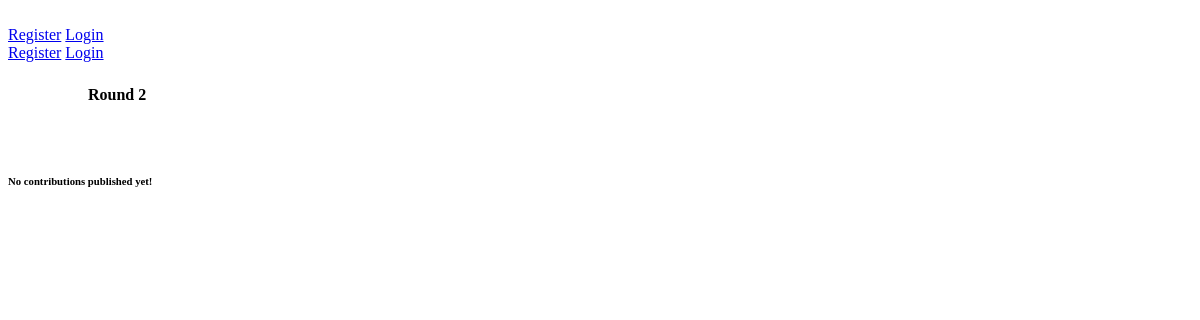
/round/AACE348B, run on an earlier commit of the app's database.
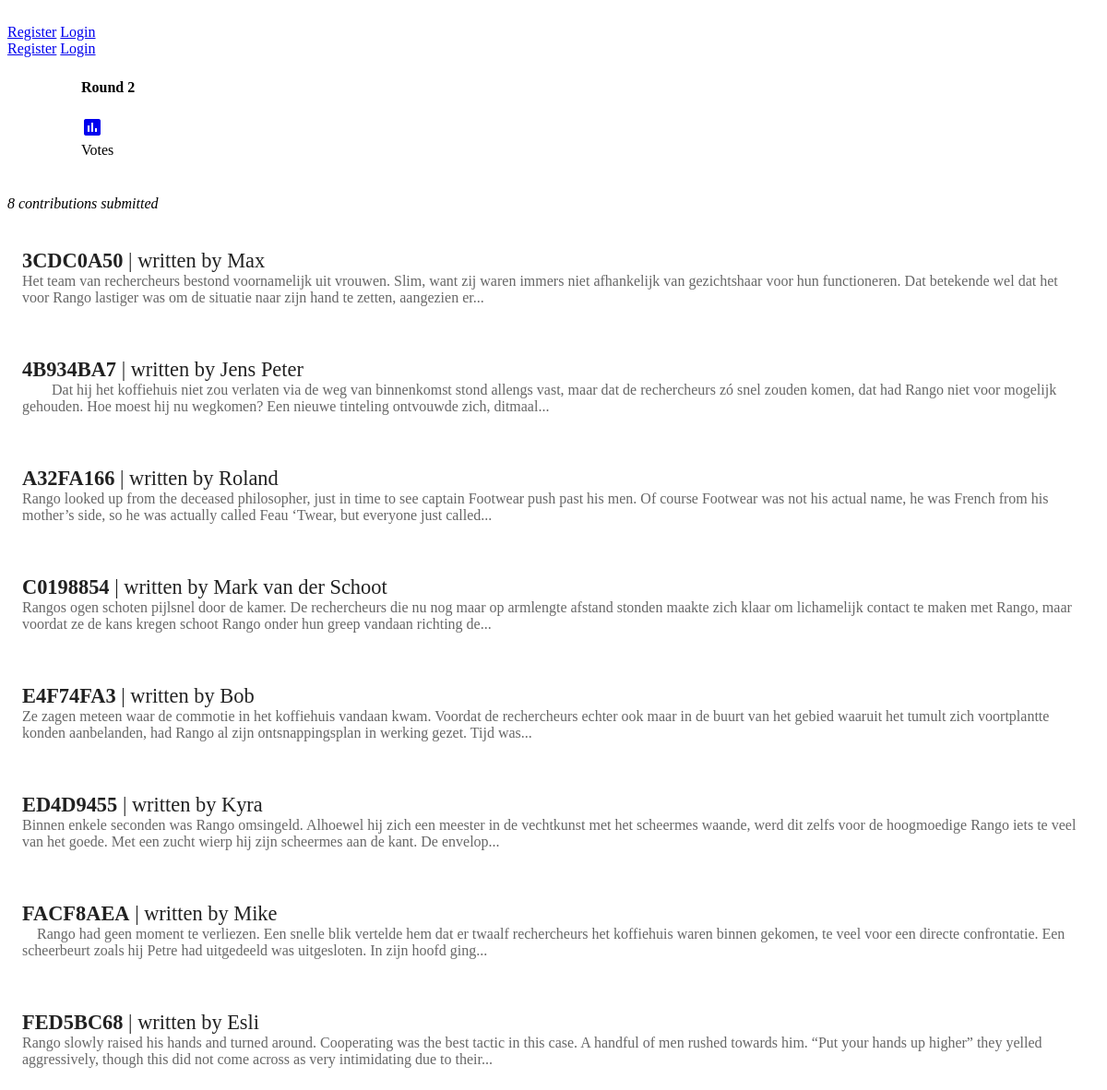
And on a later commit of the database.
### storanonymizer/models.py (models this page shows, shortened)
class Round(db.Model):
	id = db.Column(db.Integer, primary_key=True)
	name = db.Column(db.String())
	code = db.Column(db.String(), unique=True)
	contributions = db.relationship("Contribution", backref="round", lazy="select")
	votes = db.relationship("Vote", backref="round", lazy="select")
	winning_contribution_id = db.Column(db.String())
	story_id = db.Column(db.Integer, db.ForeignKey("story.id"))
	public_authors = db.Column(db.Boolean(), default=False)
	public_contributions = db.Column(db.Boolean(), default=False)
	voting = db.Column(db.Boolean(), default=False)
	public_votes = db.Column(db.Boolean(), default=False)

class Contribution(db.Model):
	id = db.Column(db.Integer, primary_key=True)
	code = db.Column(db.String(), unique=True)
	text = db.Column(db.Text())
	votes = db.relationship("Vote", backref="contribution", lazy="select")
	author_id = db.Column(db.Integer, db.ForeignKey("user.id"))
	round_id = db.Column(db.Integer, db.ForeignKey("round.id"))

class User(db.Model):
	id = db.Column(db.Integer, primary_key=True)
	name = db.Column(db.String(80), unique=True)
	password_hash = db.Column(db.String(1024))
	stories = db.relationship("Story", backref="user", lazy="select")
	contributions = db.relationship("Contribution", backref="author", lazy="select")
	votes = db.relationship("Vote", backref="user", lazy="select")

### storanonymizer/views.py (the view)
@app.route("/round/<round_code>")
def round(round_code):
	round = models.Round.query.filter_by(code=round_code).first_or_404()
	contributions = models.Contribution.query.filter_by(round_id=round.id).order_by(models.Contribution.code).all()
	userHasContributed = False
	if current_user.is_authenticated:
		if models.Contribution.query.filter_by(round_id=round.id, author_id=current_user.id).first():
			userHasContributed = True
	return render_template("round.html", round=round, contributions=contributions, userHasContributed=userHasContributed)

### storanonymizer/templates/round.html (shortened to what this page needs)
{% extends "base.html" %}
{% block content %}
<div class="storanonymizer__title-bar mdl-color--primary mdl-color-text--white">
	<h4 class="storanonymizer__title-bar__title">{{ round.name }}</h4>
	<div class="storanonymizer__title-bar__subtitle">created by {{ round.story.user.name }} in <a href="{{ url_for('story', story_code=round.story.code) }}"><span class="bold">{{ round.story.name }}</span></a></div>
	{% if round.voting or round.public_votes %}
	<a class="storanonymizer__voting-button mdl-button mdl-js-button mdl-button--fab mdl-button--mini-fab mdl-button--colored" id="voting-button" href="{{ url_for('votes', round_code=round.code) }}">
  		<i class="material-icons">assessment</i>
	</a>
	<div class="mdl-tooltip mdl-tooltip--right" for="voting-button">
		Votes
	</div>
	{% endif %}
</div>
<div class="storanonymizer__round-list mdl-grid">
{% if round.public_contributions %}
{% if round.contributions|length > 0 %}
<p><span class="italic">{{ round.contributions|length }} contributions submitted</span></p>
{% endif %}
{% for c in contributions %}
	<div class="storanonymizer__round-list-item mdl-cell--5-col mdl-cell--6-col-tablet mdl-shadow--4dp">
		<div class="storanonymizer__round-list-item__title"><a href="{{ url_for('contribution', contribution_code=c.code) }}"><span class="bold">{{ c.code }}</span>{% if round.public_authors %} | written by {{ c.author.name }} {% else %} {% if c.author.id == current_user.id %} | written by me{% endif %}{% endif %}</a></div>
		<div class="storanonymizer__round-list-item__user">{{ c.text|truncate|safe }}</div>
	</div>
{% else %}
	<h6>No contributions yet!</h6>
{% endfor %}
{% else %}
	<h6>No contributions published yet!</h6>
{% endif %}
</div>
{% endblock %}

### storanonymizer/templates/base.html (shortened to what this page needs)
<!doctype html>
<html lang="en">
	<head>
		<link rel="stylesheet" href="https://code.getmdl.io/1.2.1/material.teal-amber.min.css" />
		<link rel="stylesheet" href="{{ url_for('static', filename='styles.css') }}">
	</head>
	<body>
		<div class="mdl-layout mdl-js-layout mdl-layout--fixed-header">
			<header class="mdl-layout__header mdl-layout__header--scroll">
				<div class="mdl-layout__header-row">
					<span class="mdl-layout-title"><a href="{{ url_for('index') }}">Storanonymizer</a></span>
					<nav class="mdl-navigation mdl-layout--large-screen-only">
					{% if current_user.is_authenticated %}
						<span class="mdl-navigation__link">
							<button id="storanonymizer_user-option-menu" class="mdl-button mdl-js-button mdl-color-text--white">
								{{ current_user.name }} <i class="material-icons">arrow_drop_down</i>
							</button>
							<ul class="mdl-menu mdl-menu--bottom-left mdl-js-menu" for="storanonymizer_user-option-menu">
								<a class="mdl-menu__item" href="{{ url_for('my_stories') }}">My Stories</a>
								<a class="mdl-menu__item" href="{{ url_for('my_contributions') }}">My Contributions</a>
								<a class="mdl-menu__item mdl-color-text--red" href="{{ url_for('logout') }}">Logout</a>
							</ul>
						</span>
					{% else %}
						<span class="mdl-navigation__link"><a class="mdl-button mdl-js-button mdl-color-text--grey-50" href="{{ url_for('register') }}">Register</a></span>
						<span class="mdl-navigation__link"><a class="mdl-button mdl-js-button mdl-button--raised mdl-button--accent" href="{{ url_for('login') }}">Login</a></span>
					{% endif %}
					</nav>
				</div>
			</header>
			<div class="mdl-layout__drawer mdl-layout--small-screen-only">
			{% if current_user.is_authenticated %}
				<span class="mdl-layout-title">{{ current_user.name }}</span>
				<nav class="mdl-navigation">
					<a class="mdl-navigation__link" href="{{ url_for('index') }}"><i class="material-icons">home</i> Home</a>
					<a class="mdl-navigation__link" href="{{ url_for('my_stories') }}">My Stories</a>
					<a class="mdl-navigation__link" href="{{ url_for('my_contributions') }}">My Contributions</a>
					<a class="mdl-navigation__link mdl-color-text--red" href="{{ url_for('logout') }}">Logout</a>
				</nav>
			{% else %}
				<a class="mdl-button mdl-js-button" href="{{ url_for('register') }}">Register</a>
				<a class="mdl-button mdl-js-button mdl-button--raised mdl-button--accent" href="{{ url_for('login') }}">Login</a>
			{% endif %}
			</div>
			<main class="mdl-layout__content">
				<div class="page-content">{% block content %}{% endblock %}</div>
			</main>
		</div>
	</body>
</html>

### storanonymizer/static/styles.css (style rules this page uses)
.page-content { min-height: calc(100vh - 148px); }
.mdl-layout-title a { color: rgba(255,255,255,0.87); text-decoration: none; }
.mdl-layout__header { color: rgba(255,255,255,0.87); }
.storanonymizer__round-list { -webkit-align-items: center; -ms-flex-align: center; align-items: center; -webkit-flex-direction: column; flex-direction: column; }
.storanonymizer__round-list-item { padding: 16px; margin-top: 24px; box-sizing: border-box; }
.storanonymizer__round-list-item__title a { text-decoration: none; color: rgba(0,0,0,0.87); font-size: 1.4rem; }
.storanonymizer__round-list-item__user { color: rgba(0,0,0,0.6); }
.storanonymizer__title-bar { padding: 24px 40px 24px 80px; }
.storanonymizer__title-bar__title { margin: 0; }
.storanonymizer__title-bar__subtitle { color: rgba(255,255,255,0.78); font-size: 1.2rem; }
.storanonymizer__title-bar__subtitle a { color: rgba(255,255,255,0.87); text-decoration: none; }
.storanonymizer__voting-button { margin-top: 12px; }
.bold { font-weight: bold; }
.italic { font-style: italic; }

What changed in the data, as far as the page shows it:
changed Round "Round 2": public_votes False → True (drawn); public_contributions False → True (drawn)
added Contribution: code "3CDC0A50", author.name "Max", text "Het team van rechercheurs bestond voornamelijk uit vrouwen. Slim, want zij waren immers niet afhankelijk van gezichtshaar voor hun functioneren. Dat betekende wel dat het voor Rango lastiger was om de situatie naar zijn hand te zetten, aangezien er..."
added Contribution: code "4B934BA7", author.name "Jens Peter", text "Dat hij het koffiehuis niet zou verlaten via de weg van binnenkomst stond allengs vast, maar dat de rechercheurs zó snel zouden komen, dat had Rango niet voor mogelijk gehouden. Hoe moest hij nu wegkomen? Een nieuwe tinteling ontvouwde zich, ditmaal..."
added Contribution: code "A32FA166", author.name "Roland", text "Rango looked up from the deceased philosopher, just in time to see captain Footwear push past his men. Of course Footwear was not his actual name, he was French from his mother’s side, so he was actually called Feau ‘Twear, but everyone just called..."
added Contribution: code "C0198854", author.name "Mark van der Schoot", text "Rangos ogen schoten pijlsnel door de kamer. De rechercheurs die nu nog maar op armlengte afstand stonden maakte zich klaar om lichamelijk contact te maken met Rango, maar voordat ze de kans kregen schoot Rango onder hun greep vandaan richting de..."
added Contribution: code "E4F74FA3", author.name "Bob", text "Ze zagen meteen waar de commotie in het koffiehuis vandaan kwam. Voordat de rechercheurs echter ook maar in de buurt van het gebied waaruit het tumult zich voortplantte konden aanbelanden, had Rango al zijn ontsnappingsplan in werking gezet. Tijd was..."
added Contribution: code "ED4D9455", author.name "Kyra", text "Binnen enkele seconden was Rango omsingeld. Alhoewel hij zich een meester in de vechtkunst met het scheermes waande, werd dit zelfs voor de hoogmoedige Rango iets te veel van het goede. Met een zucht wierp hij zijn scheermes aan de kant. De envelop..."
added Contribution: code "FACF8AEA", author.name "Mike", text "Rango had geen moment te verliezen. Een snelle blik vertelde hem dat er twaalf rechercheurs het koffiehuis waren binnen gekomen, te veel voor een directe confrontatie. Een scheerbeurt zoals hij Petre had uitgedeeld was uitgesloten. In zijn hoofd ging..."
added Contribution: code "FED5BC68", author.name "Esli", text "Rango slowly raised his hands and turned around. Cooperating was the best tactic in this case. A handful of men rushed towards him. “Put your hands up higher” they yelled aggressively, though this did not come across as very intimidating due to their..."
Also different on the page:
{{ round.contributions|length }}: (not shown) → "8"
text no longer shown: "No contributions published yet!"
text now shown: "Votes contributions submitted"
